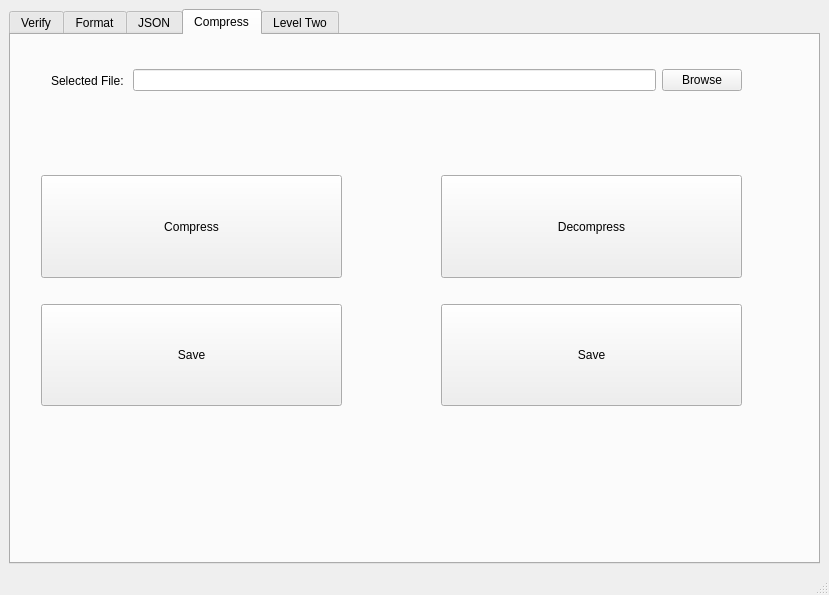
<?xml version="1.0" encoding="UTF-8"?>
<ui version="4.0">
 <class>MainWindow</class>
 <widget class="QMainWindow" name="MainWindow">
  <property name="geometry">
   <rect>
    <x>0</x>
    <y>0</y>
    <width>829</width>
    <height>595</height>
   </rect>
  </property>
  <property name="sizePolicy">
   <sizepolicy hsizetype="Maximum" vsizetype="Preferred">
    <horstretch>0</horstretch>
    <verstretch>0</verstretch>
   </sizepolicy>
  </property>
  <property name="windowTitle">
   <string>MainWindow</string>
  </property>
  <widget class="QWidget" name="centralwidget">
   <property name="sizePolicy">
    <sizepolicy hsizetype="Maximum" vsizetype="Maximum">
     <horstretch>0</horstretch>
     <verstretch>0</verstretch>
    </sizepolicy>
   </property>
   <layout class="QGridLayout" name="gridLayout">
    <item row="0" column="0">
     <widget class="QTabWidget" name="tabWidget">
      <property name="sizePolicy">
       <sizepolicy hsizetype="Preferred" vsizetype="Preferred">
        <horstretch>0</horstretch>
        <verstretch>0</verstretch>
       </sizepolicy>
      </property>
      <property name="currentIndex">
       <number>3</number>
      </property>
      <widget class="QWidget" name="validateTab">
       <attribute name="title">
        <string>Verify</string>
       </attribute>
       <layout class="QGridLayout" name="gridLayout_3">
        <item row="0" column="0">
         <layout class="QHBoxLayout" name="horizontalLayout_3">
          <item>
           <layout class="QVBoxLayout" name="verticalLayout">
            <item>
             <widget class="QTextEdit" name="textEdit"/>
            </item>
            <item>
             <layout class="QHBoxLayout" name="horizontalLayout">
              <item>
               <widget class="QPushButton" name="pushButton">
                <property name="text">
                 <string>Browse</string>
                </property>
               </widget>
              </item>
              <item>
               <spacer name="horizontalSpacer_10">
                <property name="orientation">
                 <enum>Qt::Orientation::Horizontal</enum>
                </property>
                <property name="sizeHint" stdset="0">
                 <size>
                  <width>40</width>
                  <height>20</height>
                 </size>
                </property>
               </spacer>
              </item>
              <item>
               <widget class="QPushButton" name="validateBtn">
                <property name="text">
                 <string>Validate</string>
                </property>
               </widget>
              </item>
              <item>
               <spacer name="horizontalSpacer_11">
                <property name="orientation">
                 <enum>Qt::Orientation::Horizontal</enum>
                </property>
                <property name="sizeHint" stdset="0">
                 <size>
                  <width>40</width>
                  <height>20</height>
                 </size>
                </property>
               </spacer>
              </item>
              <item>
               <widget class="QPushButton" name="correctBtn">
                <property name="text">
                 <string>Correct</string>
                </property>
               </widget>
              </item>
             </layout>
            </item>
           </layout>
          </item>
          <item>
           <layout class="QVBoxLayout" name="verticalLayout_2">
            <item>
             <widget class="QTextEdit" name="correctedField"/>
            </item>
            <item>
             <layout class="QHBoxLayout" name="horizontalLayout_2">
              <item>
               <spacer name="horizontalSpacer">
                <property name="orientation">
                 <enum>Qt::Orientation::Horizontal</enum>
                </property>
                <property name="sizeHint" stdset="0">
                 <size>
                  <width>40</width>
                  <height>20</height>
                 </size>
                </property>
               </spacer>
              </item>
              <item>
               <widget class="QPushButton" name="saveAsBtn">
                <property name="text">
                 <string>Save</string>
                </property>
               </widget>
              </item>
              <item>
               <spacer name="horizontalSpacer_2">
                <property name="orientation">
                 <enum>Qt::Orientation::Horizontal</enum>
                </property>
                <property name="sizeHint" stdset="0">
                 <size>
                  <width>40</width>
                  <height>20</height>
                 </size>
                </property>
               </spacer>
              </item>
             </layout>
            </item>
           </layout>
          </item>
         </layout>
        </item>
       </layout>
      </widget>
      <widget class="QWidget" name="formatTab">
       <attribute name="title">
        <string>Format</string>
       </attribute>
       <layout class="QGridLayout" name="gridLayout_2">
        <item row="0" column="0">
         <layout class="QHBoxLayout" name="horizontalLayout_4">
          <item>
           <layout class="QVBoxLayout" name="verticalLayout_3">
            <item>
             <widget class="QTextEdit" name="beforeFormat"/>
            </item>
            <item>
             <layout class="QHBoxLayout" name="horizontalLayout_5">
              <item>
               <widget class="QPushButton" name="browseFormat">
                <property name="text">
                 <string>Browse</string>
                </property>
               </widget>
              </item>
              <item>
               <spacer name="horizontalSpacer_12">
                <property name="orientation">
                 <enum>Qt::Orientation::Horizontal</enum>
                </property>
                <property name="sizeHint" stdset="0">
                 <size>
                  <width>40</width>
                  <height>20</height>
                 </size>
                </property>
               </spacer>
              </item>
              <item>
               <widget class="QPushButton" name="formatBtn">
                <property name="text">
                 <string>Format</string>
                </property>
               </widget>
              </item>
              <item>
               <spacer name="horizontalSpacer_13">
                <property name="orientation">
                 <enum>Qt::Orientation::Horizontal</enum>
                </property>
                <property name="sizeHint" stdset="0">
                 <size>
                  <width>40</width>
                  <height>20</height>
                 </size>
                </property>
               </spacer>
              </item>
              <item>
               <widget class="QPushButton" name="minifyBtn">
                <property name="text">
                 <string>Minify</string>
                </property>
               </widget>
              </item>
             </layout>
            </item>
           </layout>
          </item>
          <item>
           <layout class="QVBoxLayout" name="verticalLayout_4">
            <item>
             <widget class="QTextEdit" name="afterFormat">
              <property name="lineWrapMode">
               <enum>QTextEdit::LineWrapMode::NoWrap</enum>
              </property>
              <property name="readOnly">
               <bool>true</bool>
              </property>
              <property name="placeholderText">
               <string>After Format</string>
              </property>
             </widget>
            </item>
            <item>
             <layout class="QHBoxLayout" name="horizontalLayout_6">
              <item>
               <spacer name="horizontalSpacer_3">
                <property name="orientation">
                 <enum>Qt::Orientation::Horizontal</enum>
                </property>
                <property name="sizeHint" stdset="0">
                 <size>
                  <width>40</width>
                  <height>20</height>
                 </size>
                </property>
               </spacer>
              </item>
              <item>
               <widget class="QPushButton" name="saveFormated">
                <property name="text">
                 <string>Save</string>
                </property>
               </widget>
              </item>
              <item>
               <spacer name="horizontalSpacer_4">
                <property name="orientation">
                 <enum>Qt::Orientation::Horizontal</enum>
                </property>
                <property name="sizeHint" stdset="0">
                 <size>
                  <width>40</width>
                  <height>20</height>
                 </size>
                </property>
               </spacer>
              </item>
             </layout>
            </item>
           </layout>
          </item>
         </layout>
        </item>
       </layout>
      </widget>
      <widget class="QWidget" name="jsonTab">
       <attribute name="title">
        <string>JSON</string>
       </attribute>
       <layout class="QGridLayout" name="gridLayout_4">
        <item row="0" column="0">
         <layout class="QHBoxLayout" name="horizontalLayout_7">
          <property name="sizeConstraint">
           <enum>QLayout::SizeConstraint::SetMaximumSize</enum>
          </property>
          <item>
           <layout class="QVBoxLayout" name="verticalLayout_5">
            <property name="sizeConstraint">
             <enum>QLayout::SizeConstraint::SetMaximumSize</enum>
            </property>
            <item>
             <widget class="QTextEdit" name="xmlFormat"/>
            </item>
            <item>
             <layout class="QHBoxLayout" name="horizontalLayout_8">
              <item>
               <spacer name="horizontalSpacer_8">
                <property name="orientation">
                 <enum>Qt::Orientation::Horizontal</enum>
                </property>
                <property name="sizeHint" stdset="0">
                 <size>
                  <width>40</width>
                  <height>20</height>
                 </size>
                </property>
               </spacer>
              </item>
              <item>
               <widget class="QPushButton" name="browseJSON">
                <property name="text">
                 <string>Browse</string>
                </property>
               </widget>
              </item>
              <item>
               <spacer name="horizontalSpacer_7">
                <property name="orientation">
                 <enum>Qt::Orientation::Horizontal</enum>
                </property>
                <property name="sizeHint" stdset="0">
                 <size>
                  <width>40</width>
                  <height>20</height>
                 </size>
                </property>
               </spacer>
              </item>
              <item>
               <widget class="QPushButton" name="convertJSON">
                <property name="text">
                 <string>Convert To JSON</string>
                </property>
               </widget>
              </item>
              <item>
               <spacer name="horizontalSpacer_9">
                <property name="orientation">
                 <enum>Qt::Orientation::Horizontal</enum>
                </property>
                <property name="sizeHint" stdset="0">
                 <size>
                  <width>40</width>
                  <height>20</height>
                 </size>
                </property>
               </spacer>
              </item>
             </layout>
            </item>
           </layout>
          </item>
          <item>
           <layout class="QVBoxLayout" name="verticalLayout_6">
            <item>
             <widget class="QTextEdit" name="JSONFormat"/>
            </item>
            <item>
             <layout class="QHBoxLayout" name="horizontalLayout_9">
              <item>
               <spacer name="horizontalSpacer_5">
                <property name="orientation">
                 <enum>Qt::Orientation::Horizontal</enum>
                </property>
                <property name="sizeHint" stdset="0">
                 <size>
                  <width>40</width>
                  <height>20</height>
                 </size>
                </property>
               </spacer>
              </item>
              <item>
               <widget class="QPushButton" name="JSONsave">
                <property name="text">
                 <string>Save</string>
                </property>
               </widget>
              </item>
              <item>
               <spacer name="horizontalSpacer_6">
                <property name="orientation">
                 <enum>Qt::Orientation::Horizontal</enum>
                </property>
                <property name="sizeHint" stdset="0">
                 <size>
                  <width>40</width>
                  <height>20</height>
                 </size>
                </property>
               </spacer>
              </item>
             </layout>
            </item>
           </layout>
          </item>
         </layout>
        </item>
       </layout>
      </widget>
      <widget class="QWidget" name="compressTab">
       <attribute name="title">
        <string>Compress</string>
       </attribute>
       <widget class="QWidget" name="layoutWidget_3">
        <property name="geometry">
         <rect>
          <x>430</x>
          <y>140</y>
          <width>301</width>
          <height>231</height>
         </rect>
        </property>
        <layout class="QVBoxLayout" name="verticalLayout_8">
         <item>
          <widget class="QPushButton" name="decompressBtn">
           <property name="enabled">
            <bool>true</bool>
           </property>
           <property name="sizePolicy">
            <sizepolicy hsizetype="Minimum" vsizetype="Preferred">
             <horstretch>0</horstretch>
             <verstretch>0</verstretch>
            </sizepolicy>
           </property>
           <property name="text">
            <string>Decompress</string>
           </property>
          </widget>
         </item>
         <item>
          <spacer name="verticalSpacer_2">
           <property name="orientation">
            <enum>Qt::Orientation::Vertical</enum>
           </property>
           <property name="sizeType">
            <enum>QSizePolicy::Policy::Minimum</enum>
           </property>
           <property name="sizeHint" stdset="0">
            <size>
             <width>20</width>
             <height>20</height>
            </size>
           </property>
          </spacer>
         </item>
         <item>
          <widget class="QPushButton" name="saveDecompressBtn">
           <property name="sizePolicy">
            <sizepolicy hsizetype="Minimum" vsizetype="Preferred">
             <horstretch>0</horstretch>
             <verstretch>0</verstretch>
            </sizepolicy>
           </property>
           <property name="text">
            <string>Save</string>
           </property>
          </widget>
         </item>
        </layout>
       </widget>
       <widget class="QWidget" name="layoutWidget">
        <property name="geometry">
         <rect>
          <x>40</x>
          <y>30</y>
          <width>691</width>
          <height>31</height>
         </rect>
        </property>
        <layout class="QHBoxLayout" name="horizontalLayout_10">
         <item>
          <widget class="QLabel" name="label">
           <property name="text">
            <string>Selected File: </string>
           </property>
          </widget>
         </item>
         <item>
          <widget class="QLineEdit" name="filePath"/>
         </item>
         <item>
          <widget class="QPushButton" name="cmpBrowseBtn">
           <property name="text">
            <string>Browse</string>
           </property>
          </widget>
         </item>
        </layout>
       </widget>
       <widget class="QWidget" name="layoutWidget">
        <property name="geometry">
         <rect>
          <x>30</x>
          <y>140</y>
          <width>301</width>
          <height>231</height>
         </rect>
        </property>
        <layout class="QVBoxLayout" name="verticalLayout_7">
         <item>
          <widget class="QPushButton" name="cmpBtn">
           <property name="enabled">
            <bool>true</bool>
           </property>
           <property name="sizePolicy">
            <sizepolicy hsizetype="Minimum" vsizetype="Preferred">
             <horstretch>0</horstretch>
             <verstretch>0</verstretch>
            </sizepolicy>
           </property>
           <property name="text">
            <string>Compress</string>
           </property>
          </widget>
         </item>
         <item>
          <spacer name="verticalSpacer">
           <property name="orientation">
            <enum>Qt::Orientation::Vertical</enum>
           </property>
           <property name="sizeType">
            <enum>QSizePolicy::Policy::Minimum</enum>
           </property>
           <property name="sizeHint" stdset="0">
            <size>
             <width>20</width>
             <height>20</height>
            </size>
           </property>
          </spacer>
         </item>
         <item>
          <widget class="QPushButton" name="saveCompressedBtn">
           <property name="sizePolicy">
            <sizepolicy hsizetype="Minimum" vsizetype="Preferred">
             <horstretch>0</horstretch>
             <verstretch>0</verstretch>
            </sizepolicy>
           </property>
           <property name="text">
            <string>Save</string>
           </property>
          </widget>
         </item>
        </layout>
       </widget>
      </widget>
      <widget class="QWidget" name="tab">
       <attribute name="title">
        <string>Level Two</string>
       </attribute>
      </widget>
     </widget>
    </item>
   </layout>
  </widget>
  <widget class="QMenuBar" name="menubar">
   <property name="geometry">
    <rect>
     <x>0</x>
     <y>0</y>
     <width>829</width>
     <height>25</height>
    </rect>
   </property>
  </widget>
  <widget class="QStatusBar" name="statusbar"/>
 </widget>
 <resources/>
 <connections/>
</ui>
